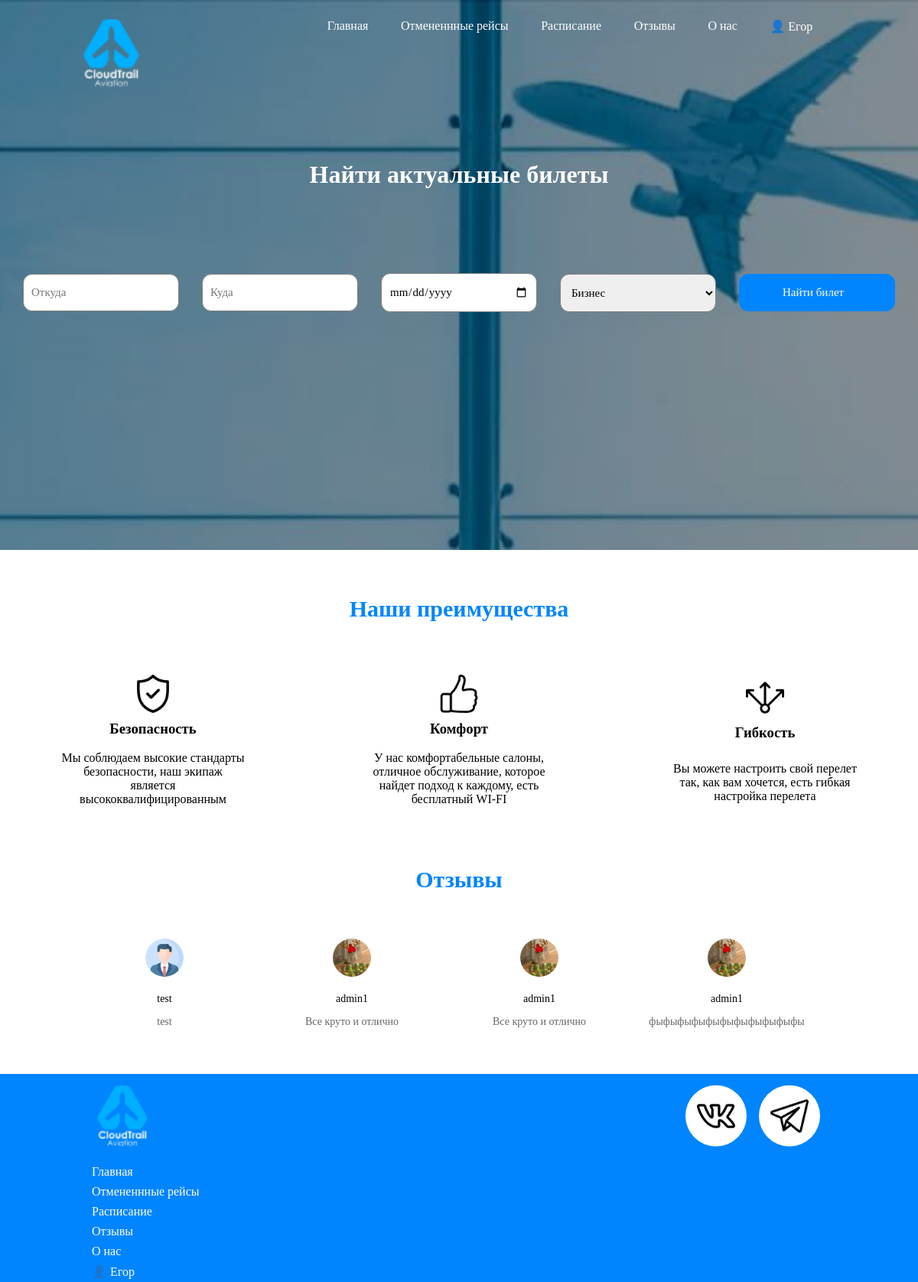
Screenshot of / (signed in) with the database file from the repository.
### tables this page shows
CREATE TABLE `reviews` (
  `id` int NOT NULL,
  `id_user` int NOT NULL,
  `content` varchar(100) NOT NULL,
  `status` int NOT NULL DEFAULT '1'
);

CREATE TABLE `users` (
  `id` int NOT NULL,
  `first_name` varchar(100) NOT NULL,
  `last_name` varchar(100) NOT NULL,
  `patronymic` varchar(100) NOT NULL,
  `email` varchar(100) NOT NULL,
  `password` varchar(100) NOT NULL,
  `phone` varchar(100) NOT NULL,
  `role` int NOT NULL DEFAULT '1',
  `role_sales` int NOT NULL DEFAULT '1',
  `photo` varchar(100) NOT NULL DEFAULT 'ava.png'
);

### index.php (the view, shortened to what this page needs)
<!DOCTYPE html>
<html>
<head>
	<link rel="stylesheet" type="text/css" href="styles/styles.css">
</head>
<body>
	<div class="heads">
    <?php
    include_once "controllers/header_menu.php";
    ?>
		<h1>Найти актуальные билеты</h1>
		<div class="bilet">
            <form action="pages/out.php" method="post" class="bilet">
                <input type="text" name="Whence" class="polev" placeholder="Откуда">
                <input type="text" name="Wheres" class="polev" placeholder="Куда">
                <input type="date" name="data" class="polev" placeholder="Дата вылета">
                <select class="polev">
                    <option>Бизнес</option>
                </select>
                <input type="submit" name="Search" class="sub" value="Найти билет">
            </form>
		</div>
	</div>
	<div class="content">
		<h2>Наши преимущества</h2>
		<div class="preim">
			<div class="block1">
                <div style="display: flex;flex-direction: column; width: 100%; align-items: center; justify-content: space-evenly;"><img src="img/security.png" style="margin-bottom: 10px;">
                <h3>Безопасность</h3></div>
				<p>Мы соблюдаем высокие стандарты безопасности, наш экипаж является высококвалифицированным</p>
			</div>
			<div class="block1">
                <div style="display: flex;flex-direction: column; width: 100%; align-items: center; justify-content: space-evenly;"><img src="img/like.png" style="margin-bottom: 10px;">
                <h3>Комфорт</h3></div>
                <p>У нас комфортабельные салоны, отличное обслуживание, которое найдет подход к каждому, есть бесплатный WI-FI</p>
            </div>
			<div class="block1">
                <div style="display: flex;flex-direction: column; width: 100%; align-items: center; justify-content: space-evenly;"><img src="img/three-way.png" style="margin-bottom: 10px;">
                <h3>Гибкость</h3></div>
                <p>Вы можете настроить свой перелет так, как вам хочется, есть гибкая настройка перелета</p>
            </div>
		</div>
		<h2 class="e-content_">Отзывы</h2>
		<div class="otzivi">
		<?php
                $str_out_reviews = "SELECT * FROM `reviews`WHERE `status` = 2 ORDER BY `id` DESC LIMIT 0, 4 ";
                $run_out_reviews = mysqli_query($connect, $str_out_reviews);
                while ($reviews = mysqli_fetch_array($run_out_reviews)) {
                    $str_out_reviews_user = "SELECT * FROM `users` WHERE `id` = $reviews[id_user]";
                    $run_out_rewiews_user = mysqli_query($connect, $str_out_reviews_user);
                    $users_reviews = mysqli_fetch_array($run_out_rewiews_user);
                    echo "
                    <div class='e-reviews index_reviews'>
                        <img src='img/$users_reviews[photo]'>
                        <div class='e-name'><p>$users_reviews[first_name]</p></div>
                        <div class='e-content'><p>$reviews[content]</p></div>
                        </div>";
                }
        ?>
		</div>
	</div>
    <?php
        include_once 'controllers/footer.php';
    ?>
</body>
</html>

### styles/styles.css (style rules this page uses)
body { margin: 0px 0px 0px 0px; font-family: 'Century Gothic'; }
.heads { max-width:100%; height: 719px; background-image: url(../img/head.jpg); background-size: cover; background-repeat: no-repeat; background-position: center center; background-attachment: fixed; }
.bilet { width: 100%; display: flex; flex-direction: row; flex-wrap: nowrap; align-items: center; justify-content: space-evenly; }
h1 { color: white; text-align: center; margin-top: 60px; margin-bottom: 110px; }
h2 { color: #0085FF; text-align: center; font-size: 30px; }
.content { width: 100%; color: black; }
.content h2 { margin: 5% 0; }
.preim { width: 100%; height: 200px; display: flex; flex-direction: row; flex-wrap: nowrap; justify-content: space-around; }
.block1 { width: 20%; height: 190px; display: flex; flex-direction: row; flex-wrap: wrap; align-content: space-around; justify-content: space-around; text-align: center; }
.otzivi { width: 100%; display: flex; flex-direction: row; flex-wrap: wrap; justify-content: center; }
.polev { border-radius: 12px; font-size: 15px; padding: 15px 10px 15px 10px; border: 1px solid grey; width: 17%; outline: none; }
.sub { background-color: #0085FF; color: #fff; font-size: 15px; border: 1px solid #0085FF; cursor: pointer; border-radius: 12px; padding: 15px 10px 15px 0px; width: 17%; }
img { width: 50px; height: 50px; }
* { margin: 0; padding: 0; box-sizing: border-box; font-family: 'Century Gothic'; }
.e-reviews { text-align: center; max-width: 210px; margin-right: 35px; display: flex; flex-direction: column; align-items: center; }
.e-reviews img { overflow-clip-margin: content-box; overflow: clip; object-fit: cover; border-radius: 50px; }
.e-name { padding: 5% 10% 0 10%; width: 150px; font-size: 14px; margin-top: 10px; margin-bottom: 10px; }
.e-content { padding-top: 2%; width: auto; font-size: 14px; color: #666666; }
.index_reviews { width: 70%; padding-bottom: 5%; }

### rows the page displays
reviews: id_user.photo (picture), id_user.first_name "test", content "test"
reviews: id_user.photo (picture), id_user.first_name "admin1", content "Все круто и отлично"
reviews: id_user.photo (picture), id_user.first_name "admin1", content "Все круто и отлично"
reviews: id_user.photo (picture), id_user.first_name "admin1", content "фыфыфыфыфыфыфыфыфыфыфы"

### other values shown
$_SESSION['user']['first_name'] "Егор"
